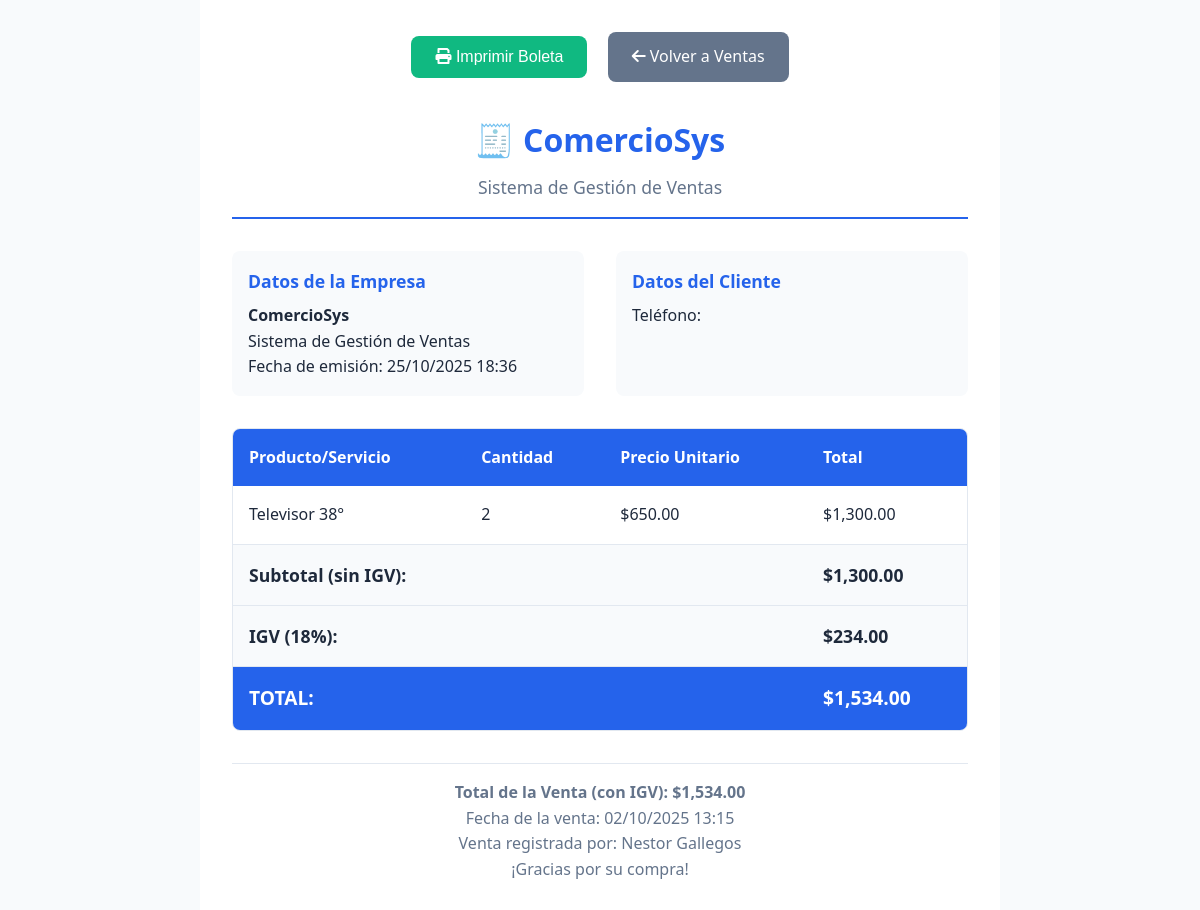
/boleta.php?id=1 (signed in), run on the app's committed database.
### tables this page shows
CREATE TABLE cobranza (
    id INT AUTO_INCREMENT PRIMARY KEY,
    id_cod_usuario INT,
    concepto VARCHAR(100) NOT NULL,
    fecha DATE NOT NULL,
    hora TIME NOT NULL,
    cantidad INT NOT NULL,
    precio_unitario DECIMAL(10,2) NOT NULL,
    total DECIMAL(10,2) NOT NULL,
    FOREIGN KEY (id_cod_usuario) REFERENCES usuarios(id_cod)
);

### includes/functions.php (called while the page is built, shortened)
<?php
function getVentaById($id) {
    $conn = getDBConnection();
    $stmt = $conn->prepare("SELECT * FROM cobranza WHERE id = ?");
    $stmt->bind_param("i", $id);
    $stmt->execute();
    $result = $stmt->get_result();
    $venta = $result->fetch_assoc();
    return $venta;
}
function formatDate($date) {
    return date('d/m/Y', strtotime($date));
}
function formatTime($time) {
    return date('H:i', strtotime($time));
}
function formatCurrency($amount) {
    return '$' . number_format($amount, 2, '.', ',');
}
function calcularIGV($subtotal) {
    return $subtotal * IGV_RATE;
}
?>

### includes/auth.php (called while the page is built, shortened)
<?php
function isLoggedIn() {
    return isset($_SESSION['user_id']) && !empty($_SESSION['user_id']);
}
function getCurrentUser() {
    return [
        'id' => $_SESSION['user_id'],
        'nombre' => $_SESSION['user_name'],
        'apellido' => $_SESSION['user_apellido'],
        'nick' => $_SESSION['user_nick'],
        'rol' => $_SESSION['user_role']
    ];
}
?>

### boleta.php (the view, shortened to what this page needs)
<?php
require_once 'includes/auth.php';
require_once 'includes/functions.php';
$user = getCurrentUser();
$venta_id = $_GET['id'] ?? 0;
$venta = getVentaById($venta_id);
$comprador = getCompradorById($venta['id_comprador']);
$subtotal = $venta['total'];
$igv = calcularIGV($subtotal);
$total_con_igv = $subtotal + $igv;
?>
<!DOCTYPE html>
<html lang="es">
<head>
    <link rel="stylesheet" href="css/style.css">
    <link href="https://cdnjs.cloudflare.com/ajax/libs/font-awesome/6.0.0/css/all.min.css" rel="stylesheet">
</head>
<body>
    <div class="invoice-container">
        <div class="print-actions">
            <button onclick="window.print()" class="btn-print">
                <i class="fas fa-print"></i>
                Imprimir Boleta
            </button>
            <a href="ventas.php" class="btn-back">
                <i class="fas fa-arrow-left"></i>
                Volver a Ventas
            </a>
        </div>
        <div class="invoice-header">
            <div class="invoice-title">🧾 ComercioSys</div>
            <div class="invoice-subtitle">Sistema de Gestión de Ventas</div>
        </div>
        <div class="invoice-info">
            <div class="invoice-section">
                <h3>Datos de la Empresa</h3>
                <p><strong>ComercioSys</strong></p>
                <p>Sistema de Gestión de Ventas</p>
                <p>Fecha de emisión: <?php echo date('d/m/Y H:i'); ?></p>
            </div>
            <div class="invoice-section">
                <h3>Datos del Cliente</h3>
                <p>Teléfono: <?php echo htmlspecialchars($comprador['telefono']); ?></p>
            </div>
        </div>
        <div class="invoice-details">
            <table class="invoice-table">
                <thead>
                    <tr>
                        <th>Producto/Servicio</th>
                        <th>Cantidad</th>
                        <th>Precio Unitario</th>
                        <th>Total</th>
                    </tr>
                </thead>
                <tbody>
                    <tr>
                        <td><?php echo htmlspecialchars($venta['concepto']); ?></td>
                        <td><?php echo $venta['cantidad']; ?></td>
                        <?php
                            $cantidad = (int)($venta['cantidad'] ?? 1);
                            $precio_unitario_mostrar = $cantidad ? ((float)$venta['total'] / $cantidad) : (float)($venta['precio_unitario'] ?? 0);
                        ?>
                        <td><?php echo formatCurrency($precio_unitario_mostrar); ?></td>
                        <td><?php echo formatCurrency($venta['total']); ?></td>
                    </tr>
                    <tr class="invoice-total">
                        <td colspan="3"><strong>Subtotal (sin IGV):</strong></td>
                        <td><strong><?php echo formatCurrency($subtotal); ?></strong></td>
                    </tr>
                    <tr class="invoice-total">
                        <td colspan="3"><strong>IGV (18%):</strong></td>
                        <td><strong><?php echo formatCurrency($igv); ?></strong></td>
                    </tr>
                    <tr class="invoice-total" style="background: #2563eb; color: white; font-size: 1.2rem;">
                        <td colspan="3"><strong>TOTAL:</strong></td>
                        <td><strong><?php echo formatCurrency($total_con_igv); ?></strong></td>
                    </tr>
                </tbody>
            </table>
        </div>
        <div class="invoice-footer">
            <p><strong>Total de la Venta (con IGV): <?php echo formatCurrency($total_con_igv); ?></strong></p>
            <p>Fecha de la venta: <?php echo formatDate($venta['fecha']) . ' ' . formatTime($venta['hora']); ?></p>
            <p>Venta registrada por: <?php echo htmlspecialchars($user['nombre'] . ' ' . $user['apellido']); ?></p>
            <p>¡Gracias por su compra!</p>
        </div>
    </div>
</body>
</html>

### css/style.css (style rules this page uses)
:root { --primary-color: #2563eb; --primary-dark: #1d4ed8; --secondary-color: #64748b; --success-color: #10b981; --warning-color: #f59e0b; --error-color: #ef4444; --background-color: #f8fafc; --surface-color: #ffffff; --text-primary: #1e293b; --text-secondary: #64748b; --border-color: #e2e8f0; --shadow-sm: 0 1px 2px 0 rgb(0 0 0 / 0.05); --shadow-md: 0 4px 6px -1px rgb(0 0 0 / 0.1), 0 2px 4px -2px rgb(0 0 0 / 0.1); --shadow-lg: 0 10px 15px -3px rgb(0 0 0 / 0.1), 0 4px 6px -4px rgb(0 0 0 / 0.1); --border-radius: 8px; --border-radius-lg: 12px; --transition: all 0.2s ease-in-out; }
* { margin: 0; padding: 0; box-sizing: border-box; }
body { font-family: 'Segoe UI', Tahoma, Geneva, Verdana, sans-serif; background-color: var(--background-color); color: var(--text-primary); line-height: 1.6; }

### boleta.php (style rules this page uses)
.invoice-container { max-width: 800px; margin: 0 auto; padding: 2rem; background: white; }
.invoice-header { text-align: center; border-bottom: 2px solid #2563eb; padding-bottom: 1rem; margin-bottom: 2rem; }
.invoice-title { font-size: 2rem; font-weight: bold; color: #2563eb; margin-bottom: 0.5rem; }
.invoice-subtitle { color: #64748b; font-size: 1.1rem; }
.invoice-info { display: grid; grid-template-columns: 1fr 1fr; gap: 2rem; margin-bottom: 2rem; }
.invoice-section { background: #f8fafc; padding: 1rem; border-radius: 8px; }
.invoice-section h3 { color: #2563eb; margin-bottom: 0.5rem; font-size: 1.1rem; }
.invoice-details { background: white; border: 1px solid #e2e8f0; border-radius: 8px; overflow: hidden; margin-bottom: 2rem; }
.invoice-table { width: 100%; border-collapse: collapse; }
.invoice-table th { background: #2563eb; color: white; padding: 1rem; text-align: left; font-weight: 600; }
.invoice-table td { padding: 1rem; border-bottom: 1px solid #e2e8f0; }
.invoice-table tr:last-child td { border-bottom: none; }
.invoice-total { background: #f8fafc; font-weight: bold; font-size: 1.1rem; }
.invoice-footer { text-align: center; margin-top: 2rem; padding-top: 1rem; border-top: 1px solid #e2e8f0; color: #64748b; }
.print-actions { text-align: center; margin-bottom: 2rem; }
.btn-print { background: #10b981; color: white; padding: 0.75rem 1.5rem; border: none; border-radius: 8px; font-size: 1rem; cursor: pointer; margin-right: 1rem; }
.btn-back { background: #64748b; color: white; padding: 0.75rem 1.5rem; border: none; border-radius: 8px; font-size: 1rem; cursor: pointer; text-decoration: none; display: inline-block; }

### data on the page
cobranza: concepto "Televisor 38°", cantidad "2", formatCurrency($precio_unitario_mostrar) "$650.00", total "$1,300.00", total "$234.00", total "$1,534.00", fecha "02/10/2025", hora "13:15"

### other printed values
$user['nombre'] . ' ' . $user['apellido'] "Nestor Gallegos"
